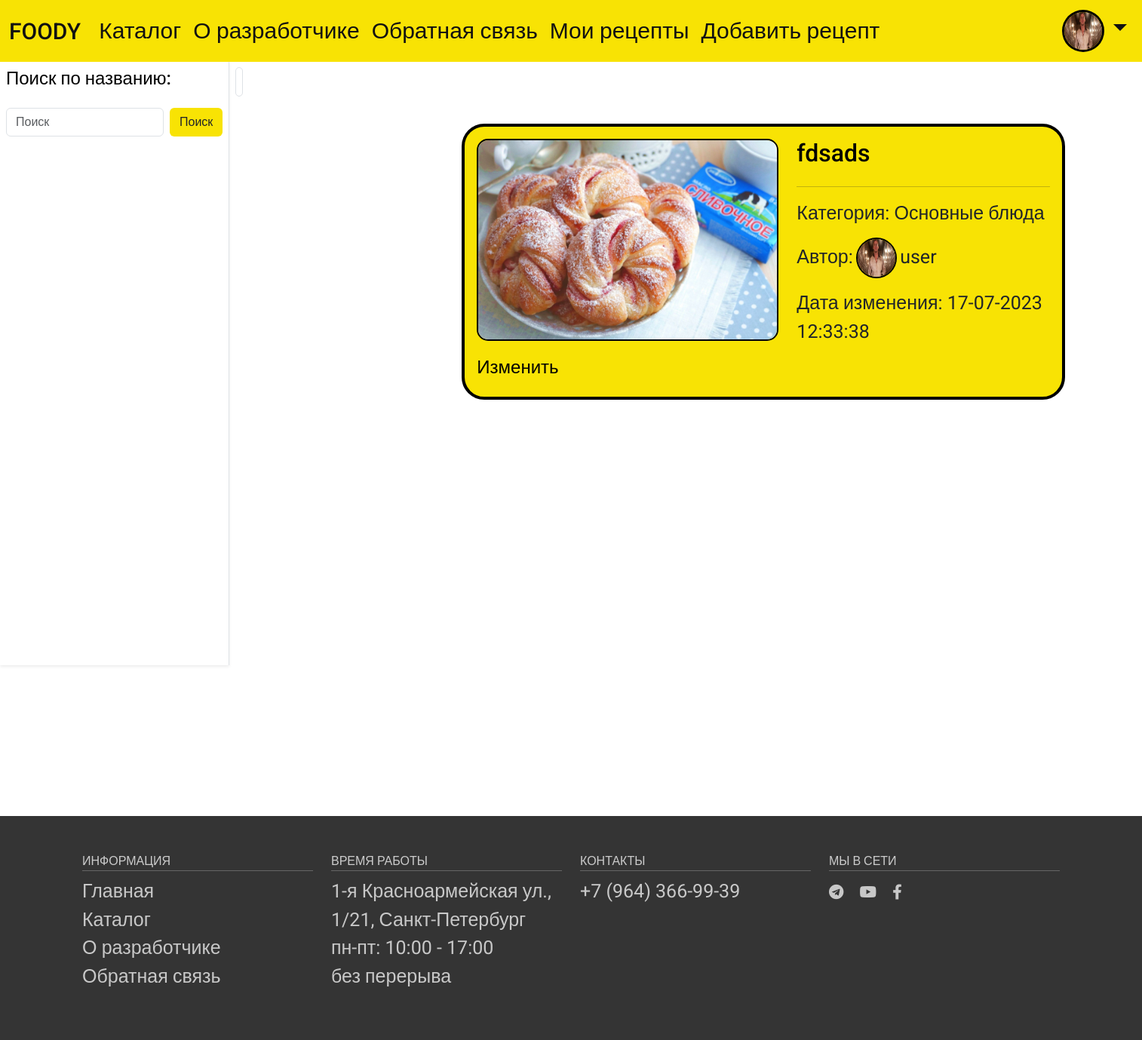
Before: /my_recipes/ (signed in) with the older database file.
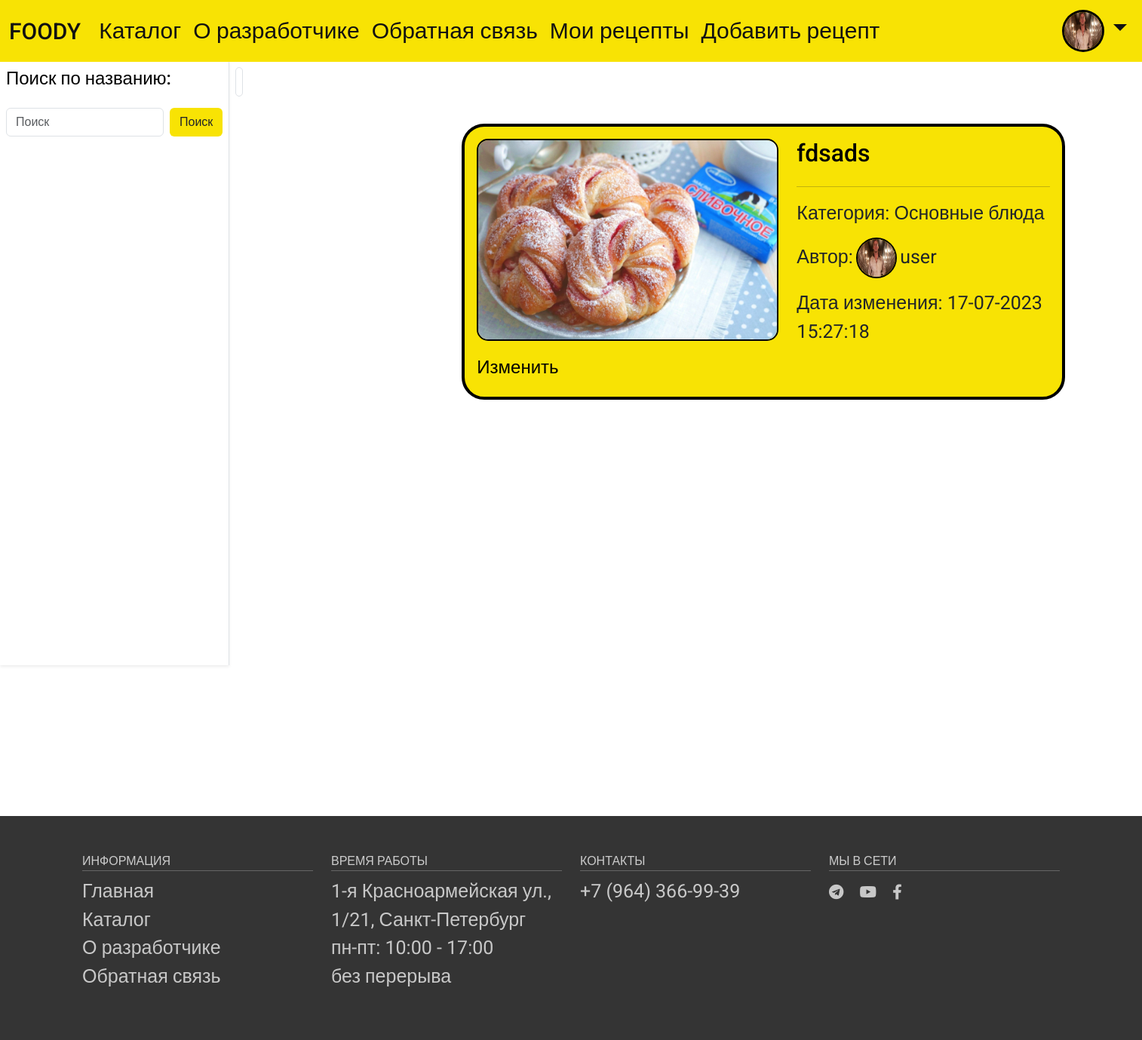
After: the same page with the newer database file.
### food/models.py (models this page shows, shortened)
class Recipe(models.Model):
    title = models.CharField(max_length=255, verbose_name="Заголовок")
    slug = models.SlugField(max_length=255, unique=True, db_index=True, verbose_name="URL")
    time_create = models.DateTimeField(auto_now_add=True, verbose_name="Время создания")
    time_update = models.DateTimeField(auto_now=True, verbose_name="Время изменения")
    is_published = models.BooleanField(default=True, verbose_name="Публикация")
    cat = models.ForeignKey('Category', on_delete=models.PROTECT, verbose_name="Категории")
    user = models.ForeignKey(User, on_delete=models.CASCADE)
    preview_photo = models.ImageField(upload_to="photos/%Y/%m/%d/", verbose_name="Превью")
    def get_absolute_url(self):
        return reverse('recipe', kwargs={'rec_slug': self.slug})
    class Meta:
        verbose_name = 'Рецепты'
        verbose_name_plural = 'Рецепты'
        ordering = ['id']
        get_latest_by = ['id']

class Category(models.Model):
    name = models.CharField(max_length=100, db_index=True, verbose_name="Категория", unique=True)
    slug = models.SlugField(max_length=255, unique=True, db_index=True, verbose_name="URL")
    def __str__(self):
        return self.name
    class Meta:
        verbose_name = 'Категория'
        verbose_name_plural = 'Категории'
        ordering = ['id']

class Profile(models.Model):
    user = models.OneToOneField(User, on_delete=models.CASCADE)
    avatar = models.ImageField(default='default.png', upload_to='profile_images')
    class Meta:
        verbose_name = 'Профиль'
        verbose_name_plural = 'Профиль'
        ordering = ['id']

### food/views.py (the view)
# urls.py: path('my_recipes/', my_recipes, name='my_recipes'),
@login_required(login_url='sign_in')
def my_recipes(request):
    if request.method == "POST":
        if 'name_searched' in request.POST:
            name_searched = request.POST['name_searched']
        else:
            name_searched = ""
        if 'cat_searched' in request.POST:
            cat_searched = request.POST['cat_searched']
        else:
            cat_searched = ""
        print("cat_searched: ")
        print(cat_searched)
        recipes = Recipe.objects.filter(is_published=True,title__contains=name_searched,user=request.user)
        cats = Category.objects.annotate(Count('recipe')).filter(name__contains=cat_searched)
        context = {
            'title': 'Каталог',
            'recipes' : recipes,
            'cats' : cats,
        }
        return render(request, 'food/my_recipes.html', context=context)
    else:
        recipes = Recipe.objects.filter(is_published=True,user=request.user).select_related('cat')
        cats = Category.objects.annotate(Count('recipe'))
        context = {
            'title': 'Каталог',
            'recipes' : recipes,
            'cats' : cats,
            'cat_selected': 0,
        }
        return render(request, 'food/my_recipes.html', context=context)

### food/templates/food/my_recipes.html (shortened to what this page needs)
{% extends 'food/base.html' %}
{% load static %}
{% load recipe_tags %}
{% block extracss %}
	<link rel="stylesheet" href="{% static 'food/css/catalog.css' %}">
{% endblock %}
{% block content %}
        <div class="container-fluid">
            <div class="row flex-nowrap">
                <div class="col-auto px-0">
                    <div id="sidebar" class="collapse collapse-horizontal show border-end vh-100 shadow-sm">
                        <div id="sidebar-nav" class="list-group border-0 rounded-0">
                                                        <div class="p-2">
                                <h4>Поиск по названию:</h4>
                            </div>
                            <form class="d-flex p-2" method = POST  action="">
                                <input class="form-control me-2" type="search" name="name_searched" placeholder="Поиск" aria-label="Поиск">
                                <button class="btn" style="background-color: #f8e304;" type="submit">Поиск</button>
                            </form>
                        </div>
                    </div>
                </div>
                <div class="col ps-md-2 pt-2">
                    <a href="#" data-bs-target="#sidebar" data-bs-toggle="collapse"
                        class="border rounded-3 p-1 text-decoration-none" ></a>
                    <div class="page-header pt-3">
                        <ul class="list-group">
                            {% for r in recipes %}
                            <li class="list-group">
                            <div class="card" style="margin-bottom: 20px; margin-top: 20px; width: 900px;">
                                <div class="card-body">
                                        <div class="row">
                                            <div class="col recipe_link">
                                                {% if r.preview_photo %} <p><img class="preview "
                                                                                 src="{{r.preview_photo.url}}" >
                                            </p> {% endif %}
                                                <a href="{% url 'update_recipe' r.slug %}" class=""><h4>
                                    Изменить</h4></a>
                                            </div>
                                            <div class="col recipe_link">
                                                <a href="{{r.get_absolute_url}}" class=""><h2>
                                    {{r.title}}</h2></a> <hr>
                                                <p>Категория: {{r.cat}}</p>
                                                <p>Автор:
                                                    <img src="{{ r.user.profile.avatar.url }} " style="width:50px;height:50px;   overflow: hidden;
						border-radius: 50%; box-shadow: 0 0 0 2px black, 0 0 0px #333;">
                                                    {{r.user.username}}
                                                </p>
                                                <p>Дата изменения: {{r.time_update|date:"d-m-Y H:i:s"}}</p>
                                            </div>
                                        </div>
                                </div>
                            </div>
                                </li>
                            {% endfor %}
                        </ul>
                    </div>
                </div>
            </div>
        </div>
{% endblock %}

Changed rows visible on the page:
changed Recipe "fdsads": time_update "17-07-2023 12:33:38" → "17-07-2023 15:27:18"
